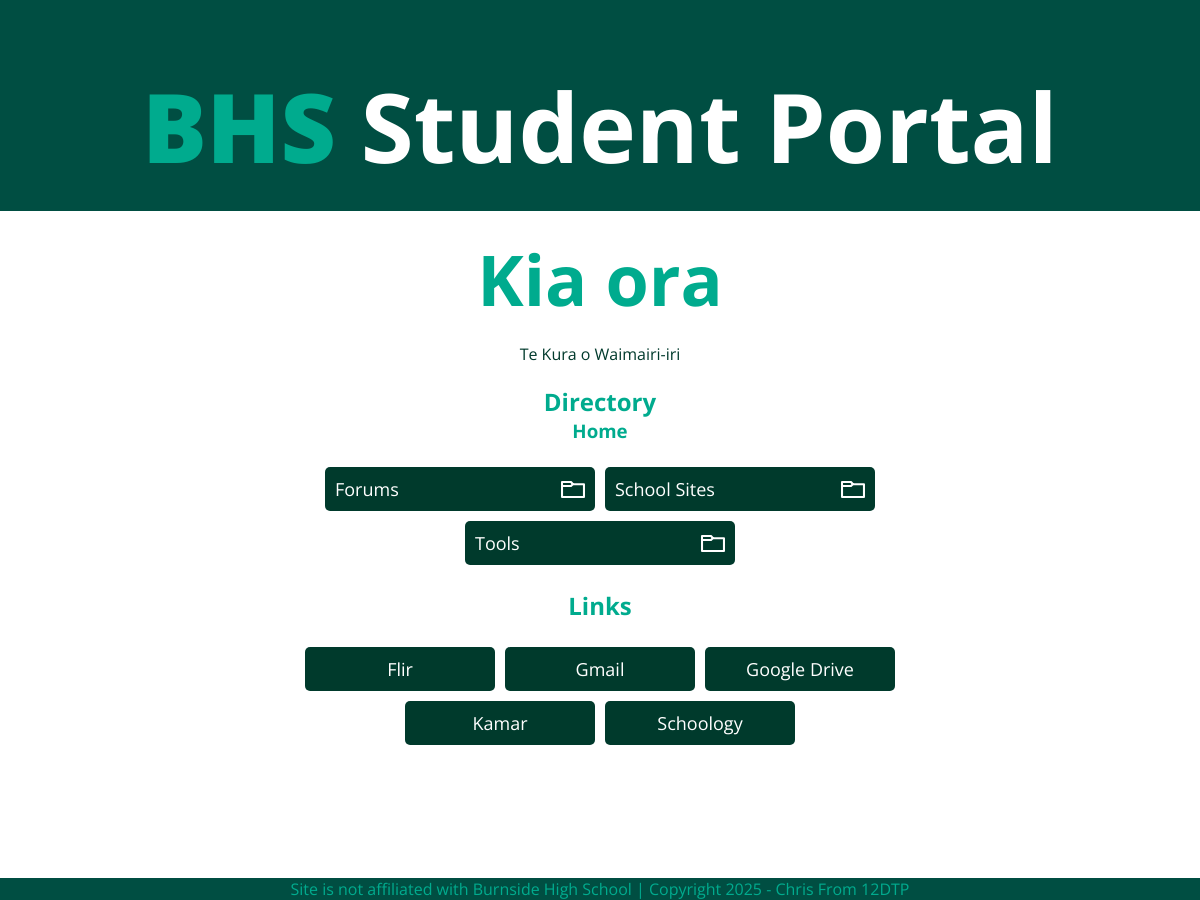
The page /Home on the database its author committed.
### tables this page shows
CREATE TABLE sites (name TEXT PRIMARY KEY UNIQUE NOT NULL, URL TEXT UNIQUE, folder TEXT DEFAULT Home REFERENCES folders (name) ON DELETE SET DEFAULT ON UPDATE CASCADE DEFERRABLE INITIALLY IMMEDIATE NOT NULL, description TEXT, icon TEXT);

### main.py (the view)
@app.route('/<string:name>')
def directory(name):
       time = datetime.now().strftime("%H:%M:%S")
       print('\n')
       if ';' in name or '"' in name or "'" in name:
             print(f'[{time}]{RED}[ERROR]{RESET}:{RED} Dangerous characters found in request; cancelling request and returning 403{RESET}')
             abort(403)
       name = name.replace('%', ' ')
       conn = sqlite3.connect('sites.db')
       cur = conn.cursor()
       cur.execute(f'SELECT name, URL, description FROM sites WHERE folder="{name}" COLLATE NOCASE ORDER BY name ASC;')
       sites = cur.fetchall()
       cur.execute(f'SELECT name, URL, folder, icon FROM folders WHERE folder="{name}" COLLATE NOCASE ORDER BY name ASC;')
       folders = cur.fetchall()
       cur.execute(f'SELECT folder FROM folders WHERE name="{name}" COLLATE NOCASE ORDER BY name ASC;')
       back = cur.fetchall()
       for back in back:
             back = back[0].replace(' ','%' )
       print(f'[{time}]{YELLOW}[DEBUG]{RESET}: Found {BLUE}{len(folders)} folders{RESET} and {BLUE}{len(sites)} links{RESET} in requested folder "{BLUE}{name}{RESET}"') # debug
       if not back:
             print(f'[{time}]{RED}[ERROR]: Requested folder has no upper directory. Either invalid or inaccessible.{RESET}')
             abort(404)
       conn.close()
       return render_template('directory.html', vars=vars, title=name, sites=sites, folders=folders, back=back)

### templates/directory.html (shortened to what this page needs)
{% extends 'layout.html' %}
{% block content %}
<div class="container">
    <h2>Directory</h2>
    <h3>{{ title }}</h3>
    <div class="buttons-container">
        {% for folders in folders %}
            <a href="{{ folders[1] }}">
                <div class="folder-button"><span class="anim-text"  title="{{ folders[0] }}">{{ folders[0][:19] }}</span><span class="icon"><img src="/static/images/folder.svg" alt="folder"></span></div>
            </a>
        {% endfor %}
    </div>
    {% if sites %}
        <h2>Links</h2>
    {% endif %}
    <div class="buttons-container">
        {% for sites in sites %}
            {% if sites[2] %}
                <a href="{{ sites[1] }}" target="_blank" rel="opener">
                    <div class="link-button" title="{{ sites[2] }}">{{ sites[0][:19] }}</div>
                </a>
            {% else %}
                <a href="{{ sites[1] }}" target="_blank" rel="opener">
                    <div class="link-button" title="{{ sites[0] }}">{{ sites[0][:19] }}</div>
                </a>
            {% endif %}
        {% endfor %}
    </div>
</div>
{% endblock %}

### templates/layout.html (shortened to what this page needs)
<!DOCTYPE html>
<html lang="en">
<head>
    <link rel="stylesheet" href="/static/style.css">
</head>
<body>
    {% include 'header.html' %}
    {% block content %}{% endblock %}
    {% include 'boring.html' %}
</body>
</html>

### templates/header.html
<div class="header-background">
    <h1><span>{{ vars['heading_brand'] }}</span> {{ vars['heading'] }}</h1>
</div>
{% if title.title() == "Home" %}
    <h1 class="welcome-message">{{ vars['greeting'] }}</h1>
    <p>{{ vars['slogan'] }}</p>
{% endif %}

### templates/boring.html
<div class="info">
    <p>{{ vars['contact_info'] }}</p>
</div>

### static/style.css (style rules this page uses)
:root { --primary-color: rgb(0,78,66); --secondary-color: rgb(0,171,142); --contrast-color: rgb(0,58,44); --font-color: rgb(255,255,255); --background-color: white; --font: "Open Sans", sans-serif; }
body { text-align: center; color: var(--font-color); background-color: var(--background -color); margin: 0; }
p { color: var(--contrast-color); }
h1 { font-size: 600%; font-weight: bold; margin: 0; }
.header-background { background-color: var(--primary-color); width: 100%; padding-top: 5%; padding-bottom: 20px; }
h2 { color: var(--secondary-color); }
h3 { color: var(--secondary-color); margin-top: -20px; margin-bottom: -px; }
h1, h2, h3, h4, a, p, span { font-family: var(--font); }
span { transition: all --anim-speed; }
h1 span { transition: none; font-weight: bolder; color: var(--secondary-color); }
a { color: var(--font-color); font-size: large; text-decoration: none; text-align: left; display: block; }
.welcome-message { margin-top: 20px; font-size: 70px; color: var(--secondary-color); }
.container { margin-left: auto; margin-right: auto; width: 60%; margin-bottom: 150px; }
.icon { margin: 0px; float: right; image-rendering: optimizeQuality; height: 24px; }
.buttons-container { justify-content: center; display: flex; flex-wrap: wrap; }
.folder-button { background-color: var(--contrast-color); margin: 5px; padding: 10px; border-radius: 5px; width: 250px; max-height: 200px; }
.link-button { background-color: var(--contrast-color); padding: 10px; border-radius: 5px; text-align: center; margin: 5px; width: 170px; }

### rows shown on the page
sites: heading "Student Portal", name "Kamar"
sites: name "Flir"
sites: name "Gmail"
sites: name "Google Drive"
sites: name "Schoology"

### other values the page prints
{{ vars['heading_brand'] }} "BHS"
{{ vars['greeting'] }} "Kia ora"
{{ vars['slogan'] }} "Te Kura o Waimairi-iri"
{{ title }} "Home"
{{ folders[0][:19] }} "Forums" "School Sites" "Tools"
{{ vars['contact_info'] }} "Site is not affiliated with Burnside High School | Copyright 2025 - Chris From 12DTP"
